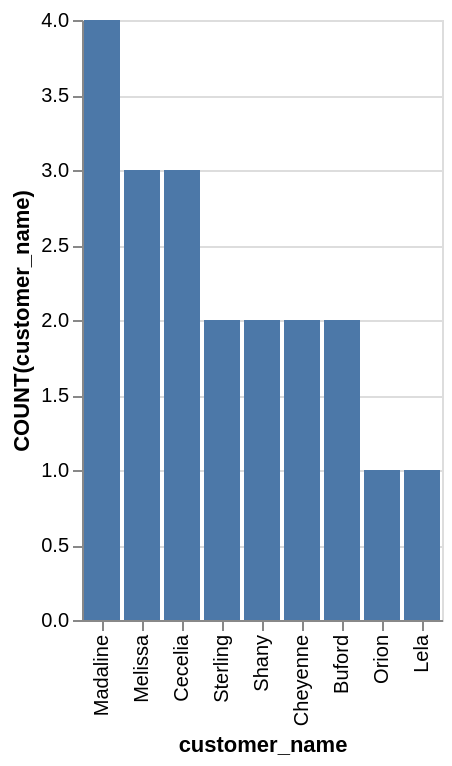

The specification (Vega-Lite) saved for this image:
### Vega-Lite specification from a JSON file in a GitHub repository (floating-point values rounded to 4 significant figures)
{"data": {"values": [{"x_data": "Madaline", "y_data": 4}, {"x_data": "Melissa", "y_data": 3}, {"x_data": "Cecelia", "y_data": 3}, {"x_data": "Sterling", "y_data": 2}, {"x_data": "Shany", "y_data": 2}, {"x_data": "Cheyenne", "y_data": 2}, {"x_data": "Buford", "y_data": 2}, {"x_data": "Orion", "y_data": 1}, {"x_data": "Lela", "y_data": 1}]}, "mark": "bar", "encoding": {"x": {"field": "x_data", "type": "nominal", "title": "customer_name", "sort": {"op": "sum", "field": "y_data", "order": "descending"}}, "y": {"field": "y_data", "type": "quantitative", "title": "COUNT(customer_name)"}}}
